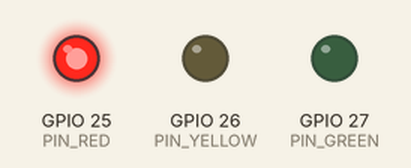
Simulated run of this sketch. Board: ESP32. On the bench: output pins drawn as LEDs (lit = HIGH). WiFi joins after 1.5 s; servers stay silent unless stated; uploads are accepted with an empty reply; what the sketch prints to the serial monitor is not drawn.

Above: at 17.8 s.
At 35.3 s:
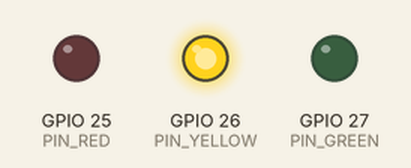
At 50.3 s:
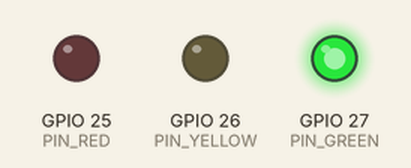
Timing chart, 0 to 80.8 s (numbered marks = the images above):
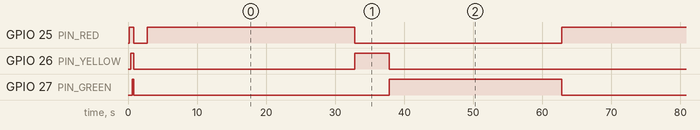

The sketch:

traffic_light_esp32.ino
```cpp
// ================================================================
// ESP32 Traffic Light → Supabase (REST API + polling)
//
// ⚠ IMPORTANT: HTML dashboard ug ESP32 SAME ang Supabase URL/KEY
//
// Required Libraries (install via Arduino Library Manager):
//   ArduinoJson  →  by Benoit Blanchon  (v7 recommended)
//   HTTPClient   →  built-in with ESP32 Arduino core
// ================================================================
#include <WiFi.h>
#include <HTTPClient.h>
#include <ArduinoJson.h>

// ----------------------------------------------------------------
// Pin Definitions  (match sa imong breadboard wiring)
// ----------------------------------------------------------------
#define PIN_RED    25   // → RED LED    → 220Ω → GND
#define PIN_YELLOW 26   // → YELLOW LED → 220Ω → GND
#define PIN_GREEN  27   // → GREEN LED  → 220Ω → GND

// ----------------------------------------------------------------
// WiFi credentials
// ----------------------------------------------------------------
#define WIFI_SSID     "POCO X6 Pro 5G"
#define WIFI_PASSWORD "pocox6pro5g"

// ----------------------------------------------------------------
// ⚠ Supabase credentials — MUST MATCH ang HTML dashboard
// ----------------------------------------------------------------
#define SUPA_URL   "https://lcaphxnedhlktrtyghkr.supabase.co"
#define SUPA_KEY   "eyJhbGciOiJIUzI1NiIsInR5cCI6IkpXVCJ9.eyJpc3MiOiJzdXBhYmFzZSIsInJlZiI6ImxjYXBoeG5lZGhsa3RydHlnaGtyIiwicm9sZSI6ImFub24iLCJpYXQiOjE3NzQ4NTE0NzAsImV4cCI6MjA5MDQyNzQ3MH0.6xyFUqhqjS4tghmvrD7zDho81JaJ-Ygs_ON42JokcsA"
#define SUPA_TABLE "traffic_light"
#define SUPA_ROW   "id=eq.1"

// How often to poll Supabase (ms)
#define POLL_INTERVAL 2000

// ----------------------------------------------------------------
// State
// ----------------------------------------------------------------
String        currentSignal = "red";
String        currentMode   = "auto";
int           durRed        = 30;
int           durYellow     = 5;
int           durGreen      = 25;
int           autoPhase     = 0;   // 0=red 1=yellow 2=green
unsigned long phaseStart    = 0;
unsigned long lastPoll      = 0;

const char* phaseNames[] = {"red", "yellow", "green"};

// ----------------------------------------------------------------
// Apply signal to LEDs
// ----------------------------------------------------------------
void applySignal(const String& signal) {
  digitalWrite(PIN_RED,    signal == "red"    ? HIGH : LOW);
  digitalWrite(PIN_YELLOW, signal == "yellow" ? HIGH : LOW);
  digitalWrite(PIN_GREEN,  signal == "green"  ? HIGH : LOW);
  Serial.println("[LED] Signal → " + signal);
}

int phaseDuration(int phase) {
  if (phase == 0) return durRed;
  if (phase == 1) return durYellow;
  return durGreen;
}

// ----------------------------------------------------------------
// Supabase PATCH — FIX: use ArduinoJson to build body safely
// ----------------------------------------------------------------
bool supaPatch(JsonDocument& body) {
  if (WiFi.status() != WL_CONNECTED) {
    Serial.println("[WiFi] Not connected — skipping PATCH");
    return false;
  }

  String jsonStr;
  serializeJson(body, jsonStr);

  HTTPClient http;
  String url = String(SUPA_URL) + "/rest/v1/" + SUPA_TABLE + "?" + SUPA_ROW;
  http.begin(url);
  http.addHeader("Content-Type",  "application/json");
  http.addHeader("apikey",        SUPA_KEY);
  http.addHeader("Authorization", "Bearer " + String(SUPA_KEY));
  http.addHeader("Prefer",        "return=minimal");

  int code = http.PATCH(jsonStr);
  bool ok  = (code == 200 || code == 204);
  if (ok)  Serial.println("[Supabase] PATCH OK (" + String(code) + ") → " + jsonStr);
  else     Serial.println("[Supabase] PATCH FAILED (" + String(code) + ")");
  http.end();
  return ok;
}

// ----------------------------------------------------------------
// Supabase GET
// ----------------------------------------------------------------
bool supaGet(JsonDocument& doc) {
  if (WiFi.status() != WL_CONNECTED) return false;

  HTTPClient http;
  String url = String(SUPA_URL) + "/rest/v1/" + SUPA_TABLE
               + "?" + SUPA_ROW + "&limit=1";
  http.begin(url);
  http.addHeader("apikey",        SUPA_KEY);
  http.addHeader("Authorization", "Bearer " + String(SUPA_KEY));
  http.addHeader("Accept",        "application/json");

  int code = http.GET();
  if (code != 200) {
    Serial.println("[Supabase] GET FAILED (" + String(code) + ")");
    http.end();
    return false;
  }

  String payload = http.getString();
  http.end();

  // Supabase returns an array even for 1 row
  JsonDocument arr;
  DeserializationError err = deserializeJson(arr, payload);
  if (err || !arr.is<JsonArray>() || arr.as<JsonArray>().size() == 0) {
    Serial.println("[Supabase] JSON parse error: " + String(err.c_str()));
    return false;
  }

  doc.set(arr[0]);
  Serial.println("[Supabase] GET OK");
  return true;
}

// ================================================================
void setup() {
  Serial.begin(115200);
  delay(200);
  Serial.println("\n\n=== OOO Traffic Light System ===");

  // Init LEDs
  pinMode(PIN_RED,    OUTPUT);
  pinMode(PIN_YELLOW, OUTPUT);
  pinMode(PIN_GREEN,  OUTPUT);

  // Boot blink test — all 3 light up then off
  Serial.println("[INIT] LED blink test...");
  digitalWrite(PIN_RED,    HIGH); delay(200);
  digitalWrite(PIN_YELLOW, HIGH); delay(200);
  digitalWrite(PIN_GREEN,  HIGH); delay(200);
  digitalWrite(PIN_RED,    LOW);
  digitalWrite(PIN_YELLOW, LOW);
  digitalWrite(PIN_GREEN,  LOW);
  delay(300);

  // Connect WiFi
  Serial.print("[WiFi] Connecting to: "); Serial.println(WIFI_SSID);
  WiFi.begin(WIFI_SSID, WIFI_PASSWORD);
  int attempts = 0;
  while (WiFi.status() != WL_CONNECTED && attempts < 40) {
    delay(500); Serial.print("."); attempts++;
  }
  if (WiFi.status() == WL_CONNECTED) {
    Serial.println("\n[WiFi] Connected! IP: " + WiFi.localIP().toString());
  } else {
    Serial.println("\n[WiFi] FAILED — check SSID/password");
    // Continue anyway — will retry in loop
  }

  // Write initial state to Supabase
  JsonDocument initBody;
  initBody["signal"]       = currentSignal;
  initBody["mode"]         = currentMode;
  initBody["dur_red"]      = durRed;
  initBody["dur_yellow"]   = durYellow;
  initBody["dur_green"]    = durGreen;
  initBody["esp32_online"] = true;
  initBody["ip"]           = WiFi.localIP().toString();
  initBody["uptime"]       = 0;

  if (supaPatch(initBody)) {
    Serial.println("[INIT] Supabase init OK");
  } else {
    Serial.println("[INIT] Supabase init FAILED — check table/key/network");
  }

  applySignal(currentSignal);
  phaseStart = millis();
  Serial.println("[INIT] System ready!\n");
}

// ================================================================
void loop() {

  // ── Poll Supabase for commands ────────────────────────────
  if (millis() - lastPoll >= POLL_INTERVAL) {
    lastPoll = millis();

    JsonDocument row;
    if (supaGet(row)) {

      // Sync mode
      if (!row["mode"].isNull()) {
        String newMode = row["mode"].as<String>();
        if (newMode != currentMode) {
          Serial.println("[Mode] Changed: " + currentMode + " → " + newMode);
          currentMode = newMode;
          // Reset phase timer on mode switch
          phaseStart = millis();
        }
      }

      // Sync durations
      if (!row["dur_red"].isNull())    durRed    = row["dur_red"].as<int>();
      if (!row["dur_yellow"].isNull()) durYellow = row["dur_yellow"].as<int>();
      if (!row["dur_green"].isNull())  durGreen  = row["dur_green"].as<int>();

      // Apply manual signal ONLY in manual mode
      if (currentMode == "manual" && !row["signal"].isNull()) {
        String demanded = row["signal"].as<String>();
        if (demanded != currentSignal) {
          Serial.println("[Manual] Signal demanded: " + demanded);
          currentSignal = demanded;
          applySignal(currentSignal);
        }
      }

    } else {
      Serial.println("[Supabase] Poll failed");
    }
  }

  // ── Auto cycle ────────────────────────────────────────────
  if (currentMode == "auto") {
    unsigned long elapsed = (millis() - phaseStart) / 1000;
    if (elapsed >= (unsigned long)phaseDuration(autoPhase)) {
      autoPhase     = (autoPhase + 1) % 3;
      phaseStart    = millis();
      currentSignal = phaseNames[autoPhase];
      applySignal(currentSignal);

      // Push new signal to dashboard
      JsonDocument sigBody;
      sigBody["signal"] = currentSignal;
      supaPatch(sigBody);
    }
  }

  // ── Heartbeat every 10s ───────────────────────────────────
  static unsigned long lastHB = 0;
  if (millis() - lastHB > 10000) {
    lastHB = millis();
    JsonDocument hb;
    hb["uptime"]       = (int)(millis() / 1000);
    hb["esp32_online"] = true;
    hb["ip"]           = WiFi.localIP().toString();
    supaPatch(hb);
  }

  // ── WiFi watchdog ─────────────────────────────────────────
  if (WiFi.status() != WL_CONNECTED) {
    Serial.println("[WiFi] Disconnected — reconnecting...");
    WiFi.reconnect();
    delay(3000);
  }
}
```

Measured:
- by itself, GPIO 25 (PIN_RED): repeats every 60.0 s: HIGH 30.0 s, LOW 30.0 s
- by itself, GPIO 26 (PIN_YELLOW): goes LOW 32.0 s, HIGH 5.0 s, LOW 55.0 s, HIGH 5.0 s, then LOW
- by itself, GPIO 27 (PIN_GREEN): alternates HIGH for 25.0 s and LOW for 36.0 s
